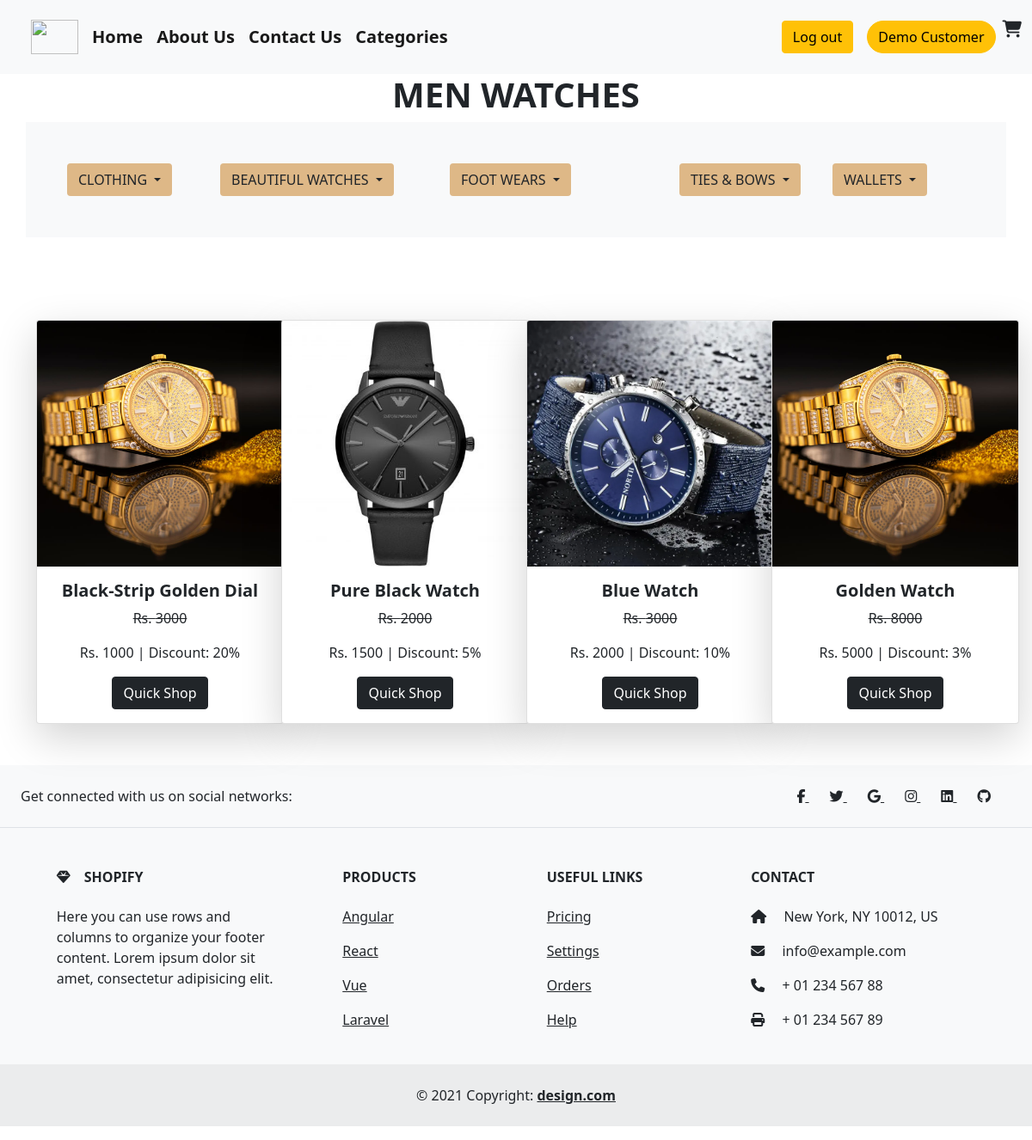
Screenshot of /watch.php (signed in) with the database file from the repository.
### tables this page shows
CREATE TABLE `details` (
  `id` int(255) NOT NULL AUTO_INCREMENT,
  `name` varchar(255) NOT NULL,
  `description` varchar(255) NOT NULL,
  `dead` varchar(255) NOT NULL,
  `sale` varchar(255) NOT NULL,
  `total` varchar(255) NOT NULL,
  `category` varchar(255) NOT NULL,
  `sub-category` varchar(255) NOT NULL,
  `image` varchar(255) NOT NULL,
  `slider_1` varchar(255) NOT NULL,
  `slider_2` varchar(255) NOT NULL,
  `slider_3` varchar(255) NOT NULL,
  PRIMARY KEY (`id`)
);

### helpers.php (called while the page is built, shortened)
<?php
if (!function_exists('esc')) {
    function e($value)
    {
        return htmlspecialchars((string) $value, ENT_QUOTES, 'UTF-8');
    }
}

### watch.php (the view, shortened to what this page needs)
<?php require_once __DIR__ . '/helpers.php'; ?>
<?php
if (!isset($_SESSION['aid'])) {
    header('location:loginn.php'); exit;
} else {
    $name = $_SESSION['name'];
}
?>
<!DOCTYPE html>
<html lang="en">
<head>
    <link href="https://cdn.jsdelivr.net/npm/bootstrap@5.0.2/dist/css/bootstrap.min.css" rel="stylesheet">
    <link rel="stylesheet" href="https://cdnjs.cloudflare.com/ajax/libs/font-awesome/6.4.2/css/all.min.css">
</head>
<body>
    <nav class="navbar navbar-expand-lg navbar-light bg-light">
        <div class="container-fluid fw-bold">
            <a class="navbar-brand ms-4 rounded-circle" href="#"> <img src="./shopping-cart.png" alt="" height="40px" width="55px"></a>
            <div class="collapse navbar-collapse" id="navbarSupportedContent">
                <ul class="navbar-nav me-auto mb-2 mb-lg-0">
                    <li class="nav-item">
                        <a class="navbar-brand" href="./index1.php">Home</a>
                    </li>
                    <li class="nav-item">
                        <a class="navbar-brand" href="./about1.php">About Us</a>
                    </li>
                    <li class="nav-item">
                        <a class="navbar-brand" href="./contect1.php">Contact Us</a>
                    </li>
                    <li class="nav-item">
                        <a class="navbar-brand" href="./categories1.php">Categories</a>
                    </li>
                </ul>
                <ul style="list-style-type: none;" class="mt-3">
                    <li class="nav-item">
                        <a class="navbar-brand" href="./logout.php"><button class="btn btn-warning">Log out</button></a>
                    </li>
                </ul>
                <form class="d-flex">
                <button class="btn btn-warning rounded-pill me-2"><?php echo e($name); ?></button>
                    <i class="fa fa-cart-shopping fs-5"></i>
                </form>
            </div>
        </div>
    </nav>
    <div class="container">
        <div class="row">
            <div class="col-lg-12 col-md-12">
                <h1 class="text-center fw-bold">MEN WATCHES</h1>
            </div>
        </div>
    </div>
    <div class="container bg-light p-5">
        <div class="dropdwn row">
            <div class=" arrival col-lg-2 col-md-4">
                <div class="dropdown">
                    <button class="btn dropdown-toggle" type="button" id="dropdownMenuButton1" data-bs-toggle="dropdown" aria-expanded="false" style="background-color:burlywood;">
                        CLOTHING
                    </button>
                </div>
            </div>
            <div class="drp-boys col-lg-3 col-md-4">
                <div class="dropdown">
                    <button class="btn dropdown-toggle" type="button" id="dropdownMenuButton1" data-bs-toggle="dropdown" aria-expanded="false" style="background-color:burlywood;">
                        BEAUTIFUL WATCHES
                    </button>
                </div>
            </div>
            <div class="toddler-kids col-lg-3 col-md-4">
                <div class="dropdown">
                    <button class="btn dropdown-toggle" type="button" id="dropdownMenuButton1" data-bs-toggle="dropdown" aria-expanded="false" style="background-color:burlywood;">
                        FOOT WEARS
                    </button>
                </div>
            </div>
            <div class="drp-girls col-lg-2 col-md-4">
                <div class="dropdown">
                    <button class="btn dropdown-toggle" type="button" id="dropdownMenuButton1" data-bs-toggle="dropdown" aria-expanded="false" style="background-color:burlywood;">
                        TIES & BOWS
                    </button>
                </div>
            </div>
            <div class="eastren col-lg-2 col-md-4">
                <div class="dropdown">
                    <button class="btn dropdown-toggle" type="button" id="dropdownMenuButton1" data-bs-toggle="dropdown" aria-expanded="false" style="background-color:burlywood;">
                        WALLETS
                    </button>
                </div>
            </div>
        </div>
    </div>
    <div class="container mt-5">
        <div class="row">
            <?php
            include 'conn.php';
            $select = "SELECT * FROM `details` WHERE `category` = 'watch'";
            $query = mysqli_query($conn, $select);
            while ($result = mysqli_fetch_array($query)) {
            ?>
                <div class="col-lg-3 col-md-6 text-center mt-5">
                    <div class="card card shadow-lg" style="width: 18rem;">
                        <img src="./admin/upload/<?php echo e($result['image']); ?>" class="card-img-top" alt="...">
                        <div class="card-body">
                            <h5 class="card-title fw-bold"><?php echo e($result['name'])?></h5>
                            <p class="card-text"> <strike>Rs. <?php echo e($result['dead'])?></strike></p>
                            <p class="card-text"> Rs. <?php echo e($result['sale'])?> <span> | Discount: <?php echo e($result['total'])?></span></p>
                            <a href="add-to-cart2.php?id=<?php echo e($result['id']); ?>" class="btn btn-dark">Quick Shop</a>
                        </div>
                    </div>
                </div>
            <?php
            }
            ?>
        </div>
    </div>
    <footer class="text-center text-lg-start bg-light text-dark mb-3 mt-5">
        <section class="d-flex justify-content-center justify-content-lg-between p-4 border-bottom">
            <div class="me-5 d-none d-lg-block">
                <span>Get connected with us on social networks:</span>
            </div>
            <div>
                <a href="" class="me-4 text-reset">
                    <i class="fab fa-facebook-f"></i>
                </a>
                <a href="" class="me-4 text-reset">
                    <i class="fab fa-twitter"></i>
                </a>
                <a href="" class="me-4 text-reset">
                    <i class="fab fa-google"></i>
                </a>
                <a href="" class="me-4 text-reset">
                    <i class="fab fa-instagram"></i>
                </a>
                <a href="" class="me-4 text-reset">
                    <i class="fab fa-linkedin"></i>
                </a>
                <a href="" class="me-4 text-reset">
                    <i class="fab fa-github"></i>
                </a>
            </div>
        </section>
        <section class="">
            <div class="container text-center text-md-start mt-5">
                <div class="row mt-3">
                    <div class="col-md-3 col-lg-4 col-xl-3 mx-auto mb-4">
                        <h6 class="text-uppercase fw-bold mb-4">
                            <i class="fas fa-gem me-3"></i>Shopify
                        </h6>
                        <p>
                            Here you can use rows and columns to organize your footer content. Lorem ipsum
                            dolor sit amet, consectetur adipisicing elit.
                        </p>
                    </div>
                    <div class="col-md-2 col-lg-2 col-xl-2 mx-auto mb-4">
                        <h6 class="text-uppercase fw-bold mb-4">
                            Products
                        </h6>
                        <p>
                            <a href="#!" class="text-reset">Angular</a>
                        </p>
                        <p>
                            <a href="#!" class="text-reset">React</a>
                        </p>
                        <p>
                            <a href="#!" class="text-reset">Vue</a>
                        </p>
                        <p>
                            <a href="#!" class="text-reset">Laravel</a>
                        </p>
                    </div>
                    <div class="col-md-3 col-lg-2 col-xl-2 mx-auto mb-4">
                        <h6 class="text-uppercase fw-bold mb-4">
                            Useful links
                        </h6>
                        <p>
                            <a href="#!" class="text-reset">Pricing</a>
                        </p>
                        <p>
                            <a href="#!" class="text-reset">Settings</a>
                        </p>
                        <p>
                            <a href="#!" class="text-reset">Orders</a>
                        </p>
                        <p>
                            <a href="#!" class="text-reset">Help</a>
                        </p>
                    </div>
                    <div class="col-md-4 col-lg-3 col-xl-3 mx-auto mb-md-0 mb-4">
                        <h6 class="text-uppercase fw-bold mb-4">Contact</h6>
                        <p><i class="fas fa-home me-3"></i> New York, NY 10012, US</p>
                        <p>
                            <i class="fas fa-envelope me-3"></i>
                            info@example.com
                        </p>
                        <p><i class="fas fa-phone me-3"></i> + 01 234 567 88</p>
                        <p><i class="fas fa-print me-3"></i> + 01 234 567 89</p>
                    </div>
                </div>
            </div>
        </section>
        <div class="text-center p-4" style="background-color: rgba(0, 0, 0, 0.05);">
            © 2021 Copyright:
            <a class="text-reset fw-bold" href="">design.com</a>
        </div>
    </footer>
</body>
</html>

### rows the page displays
details: image (picture), name "Black-Strip Golden Dial", dead "3000", sale "1000", total "20%"
details: image (picture), name "Pure Black Watch", dead "2000", sale "1500", total "5%"
details: image (picture), name "Blue Watch", dead "3000", sale "2000", total "10%"
details: image (picture), name "Golden Watch", dead "8000", sale "5000", total "3%"

### other values shown
$name "Demo Customer"
